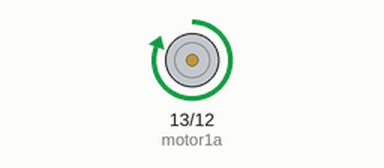
Simulated run of this program. Board: ESP32 board running MicroPython. Parts: motor-driver pin pairs drawn as motors (green arrow = first pin HIGH = forward, orange = second pin HIGH = backward, longer = more drive). At 3.0 s the program stops and its outputs stay as they are.

Above: at 0.1 s.
At 3.1 s:
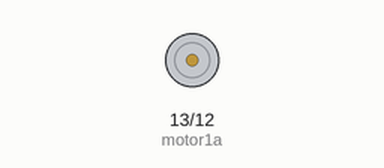
Timing chart, 0 to 4.5 s (numbered marks = the images above):
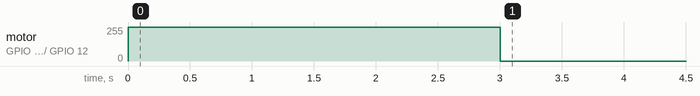

The program:

step1_direction.py
```python
from machine import Pin
import time

motor1a = Pin(13, Pin.OUT)  # IN+ 쪽
motor1b = Pin(12, Pin.OUT)  # IN- 쪽


def forward():  # 앞으로
    motor1a.value(1)  # 한쪽은 HIGH
    motor1b.value(0)  # 다른 쪽은 LOW


def backward():  # 뒤로 — 두 값을 서로 바꿈
    motor1a.value(0)
    motor1b.value(1)


def stop():  # 정지 — 둘 다 0
    motor1a.value(0)
    motor1b.value(0)


forward()  # 앞으로 돌려 보기
time.sleep(3)
stop()  # 멈추기
```

Measured:
- by itself, motor on GPIO 13 (motor1a) / GPIO 12 (motor1b): stopped → forward 255/255 at 0.00 s, → stopped 3.0 s later
